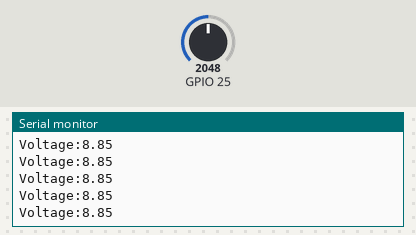
Bench run of a sketch on a simulated ESP32. Parts: the last lines printed to the serial monitor. Inputs (shaded band) come from the test bench; at power-on: GPIO 25 = 2048.

Above: at 1.2 s.
1.3 s: GPIO 25 set to 2866
At 1.31 s:
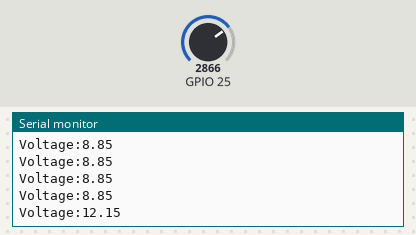
2.8 s: GPIO 25 set to 3603
At 2.81 s:
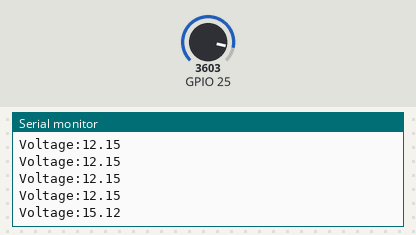
Timing chart, 0 to 5.8 s (numbered marks = the images above; inputs shaded):
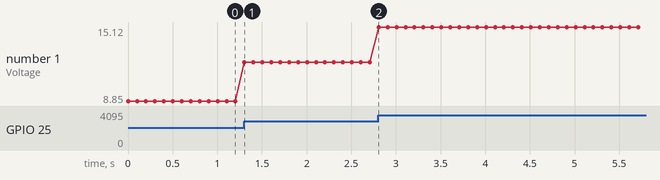

The sketch:

ESP32.ino
```cpp
void setup()
{
    Serial.begin(115200);
    Serial.println("Interfacfing Arduino with Esp32");
    Serial.println("Receiving data to Esp32");
}

void loop()
{
   float a = analogRead(25);
   float b = ((a*5*3.3)/4095)+0.6;
    Serial.print("Voltage:");
    Serial.println(b);
    delay(100);
}
```

Measured:
- after the input at 1.3 s, the serial monitor: prints a new line at once (image 1)
- after the input at 2.8 s, the serial monitor: prints a new line at once (image 2)
- plotted number 1: 8.85 → 12.15 after the input at 1.3 s, 12.15 → 15.12 after the input at 2.8 s
